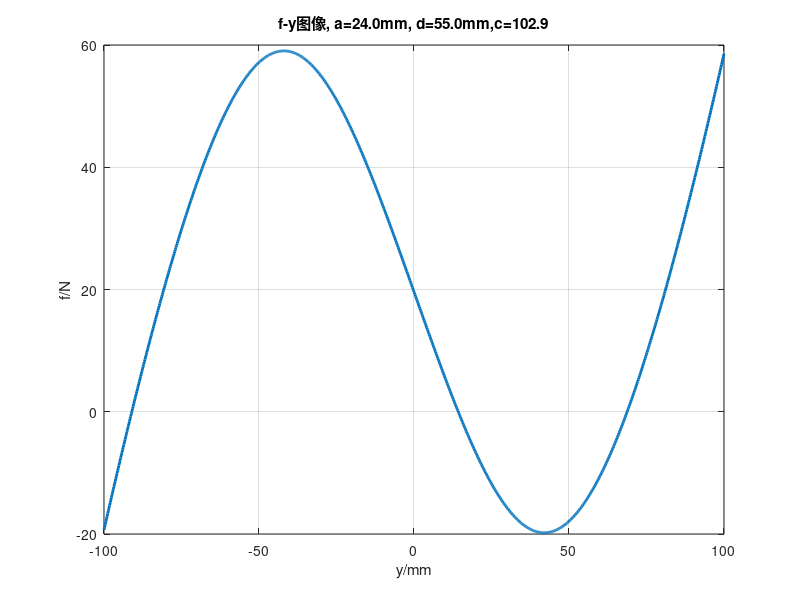
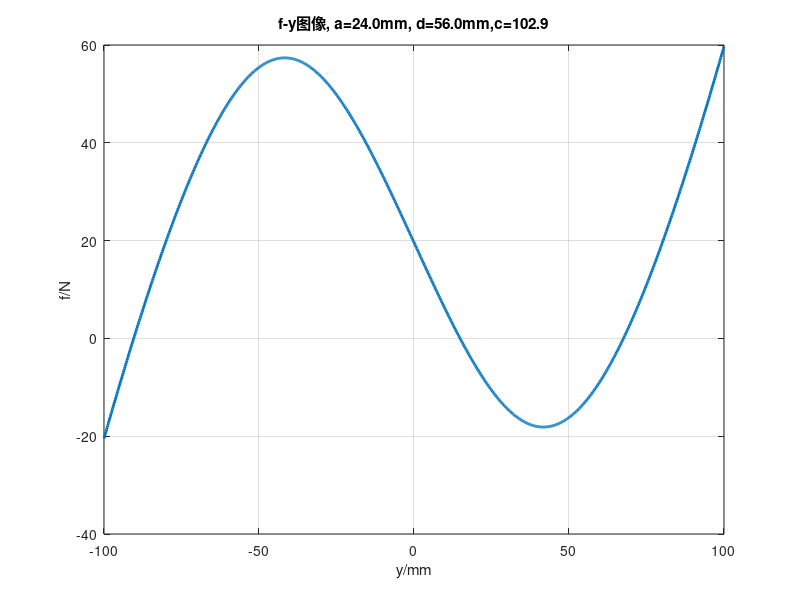
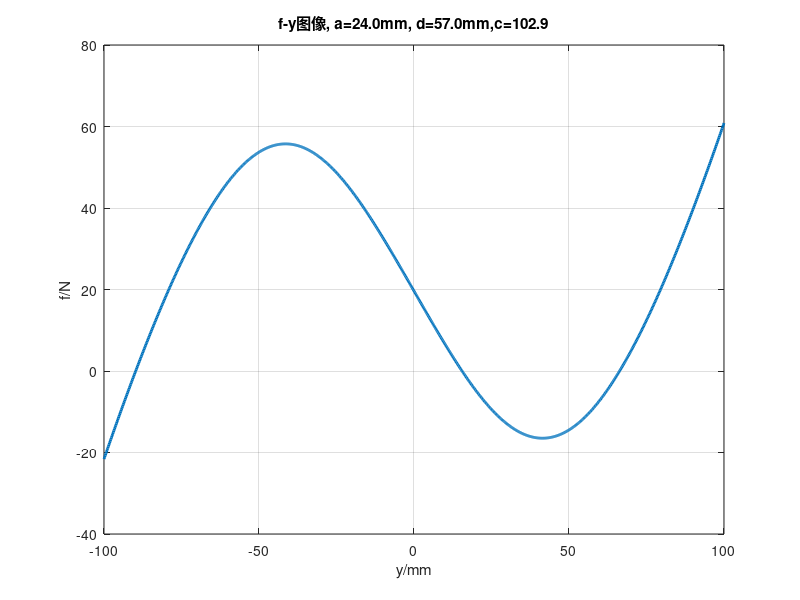
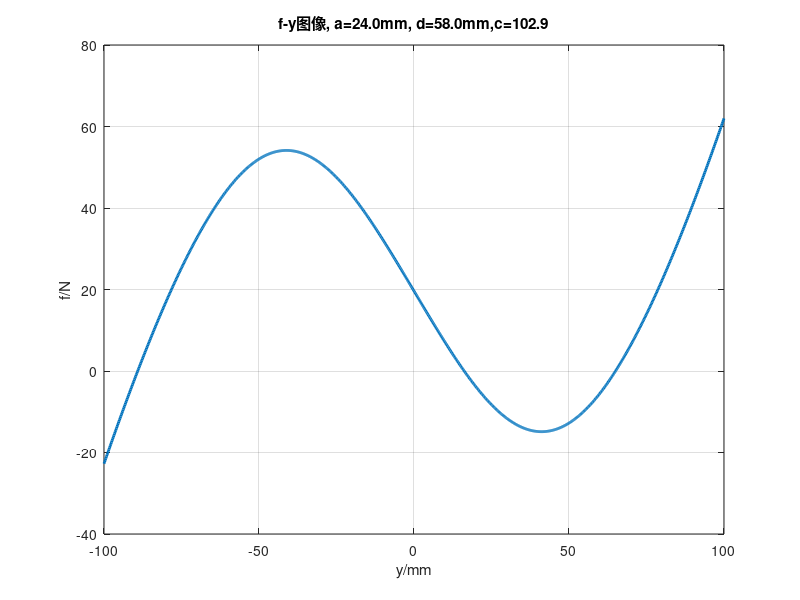

These figures' MATLAB source, in order:
path = '~/Desktop/Figures';
if ~exist(path, 'dir'), mkdir(path); end

M = 2; %kg
g = 9.81;
c = 145-(M*g)/0.466;

for a=24:44
    for d=55:80
        y = linspace(-100, 100, 1000); 
        f = -2.*(119.2-sqrt((a+y).^2+d^2)).*(a+y).*0.490./sqrt((a+y).^2+d^2)+2.*(119.2-sqrt((-y).^2+d^2)).*(-y).*0.251./sqrt((-y).^2+d^2)+2.*(119.2-sqrt((a-y).^2+d^2)).*(a-y).*0.490./sqrt((a-y).^2+d^2)+(145-c+y).*0.466;

        fig = figure('Visible', 'off');
        plot(y, f, 'LineWidth', 2);
        grid on;
        xlabel('y/mm');
        ylabel('f/N');
        title(sprintf('f-y图像, a=%.1fmm, d=%.1fmm,c=%0.1f', a, d,c));

        exportgraphics(fig, sprintf('%s/fig_a%d_d%d.png', path, a, d), 'Resolution', 300);
        close(fig);
    end
end
